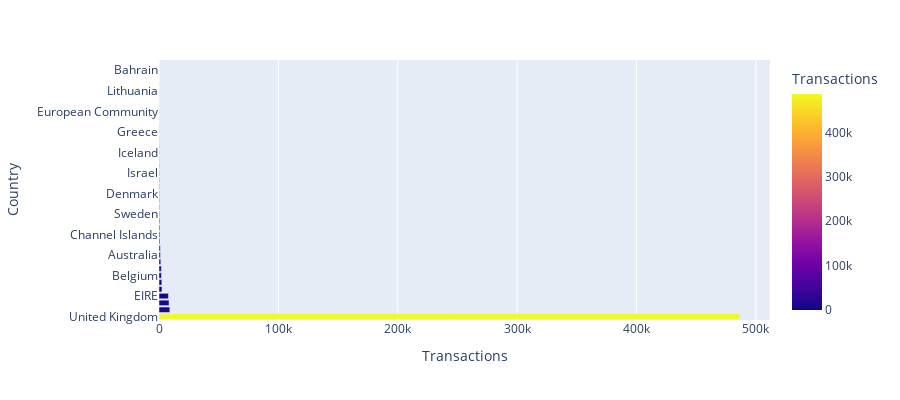

Here is the notebook cell this chart was saved with:
### Markdown cell above
### EDA

### Code cell
# Create data frame from numerical columns quantity and unit price
num_cols = customer_purchases_df[['Quantity','UnitPrice']]

# Show summary statistics for these columns
num_cols.describe()

# Number of transactions across countries
trans_by_country = customer_purchases_df.groupby('Country')['Country'].value_counts().reset_index().sort_values(by='count',ascending=False)

# Create bar chart
fig = px.bar(trans_by_country, x='count', y='Country',
             hover_data=['count', 'Country'], color='count',
             labels={'count':'Transactions'}, height=400)
fig.show()

### Figure 1 — Plotly figure (JSON) as saved in the notebook; plotly's stock layout.template omitted (floating-point values rounded to 4 significant figures)
{"data": [{"alignmentgroup": "True", "hovertemplate": "Transactions=%{marker.color}<br>Country=%{y}<extra></extra>", "legendgroup": "", "marker": {"color": [486284, 9042, 8408, 7894, 2485, 2363, 2031, 1967, 1501, 1185, 1072, 758, 748, 685, 614, 451, 446, 398, 380, 330, 321, 295, 284, 222, 182, 179, 151, 145, 112, 68, 60, 58, 45, 35, 32, 25, 18, 9], "coloraxis": "coloraxis", "pattern": {"shape": ""}}, "name": "", "offsetgroup": "", "orientation": "h", "showlegend": false, "textposition": "auto", "type": "bar", "x": [486284, 9042, 8408, 7894, 2485, 2363, 2031, 1967, 1501, 1185, 1072, 758, 748, 685, 614, 451, 446, 398, 380, 330, 321, 295, 284, 222, 182, 179, 151, 145, 112, 68, 60, 58, 45, 35, 32, 25, 18, 9], "xaxis": "x", "y": ["United Kingdom", "Germany", "France", "EIRE", "Spain", "Netherlands", "Belgium", "Switzerland", "Portugal", "Australia", "Norway", "Italy", "Channel Islands", "Finland", "Cyprus", "Sweden", "Unspecified", "Austria", "Denmark", "Poland", "Japan", "Israel", "Hong Kong", "Singapore", "Iceland", "USA", "Canada", "Greece", "Malta", "United Arab Emirates", "European Community", "RSA", "Lebanon", "Lithuania", "Brazil", "Czech Republic", "Bahrain", "Saudi Arabia"], "yaxis": "y"}], "layout": {"barmode": "relative", "coloraxis": {"colorbar": {"title": {"text": "Transactions"}}, "colorscale": [[0, "#0d0887"], [0.1111, "#46039f"], [0.2222, "#7201a8"], [0.3333, "#9c179e"], [0.4444, "#bd3786"], [0.5556, "#d8576b"], [0.6667, "#ed7953"], [0.7778, "#fb9f3a"], [0.8889, "#fdca26"], [1, "#f0f921"]]}, "height": 400, "legend": {"tracegroupgap": 0}, "margin": {"t": 60}, "xaxis": {"anchor": "y", "domain": [0, 1], "title": {"text": "Transactions"}}, "yaxis": {"anchor": "x", "domain": [0, 1], "title": {"text": "Country"}}}}
